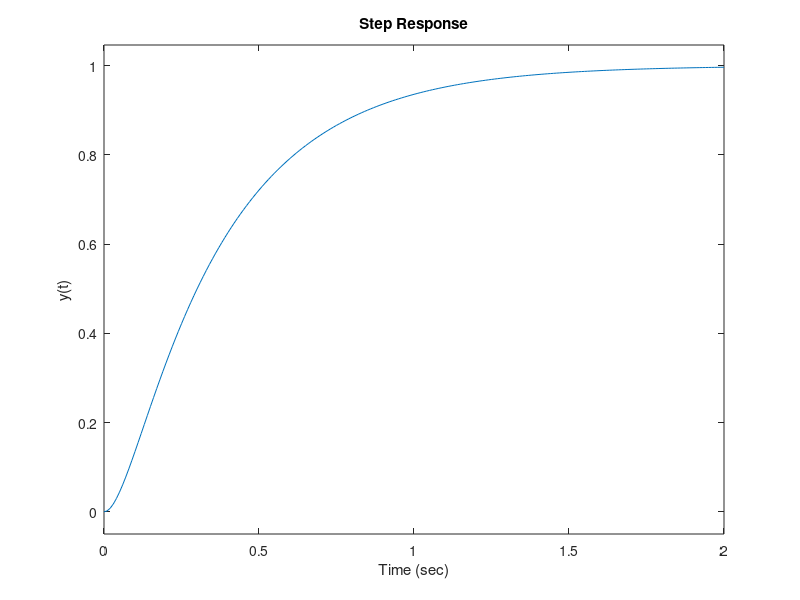

MATLAB code for this plot:
% Chapter 4: Figure 4.34

%

% Compute the input step response for Ka=10.  

% Results shown in Figure 4.34 (b).

% Select Ka=80 to obtain the corresponding step response.

%

Ka=10; 

nf=[5000]; df=[1 1000]; sysf=tf(nf,df);

ng=[1]; dg=[1 20 0]; sysg=tf(ng,dg);

sysa=series(Ka*sysf,sysg);

sys=feedback(sysa,[1]);

t=[0:0.01:2];

step(sys,t);

ylabel('y(t)'), xlabel('Time (sec)'), grid
